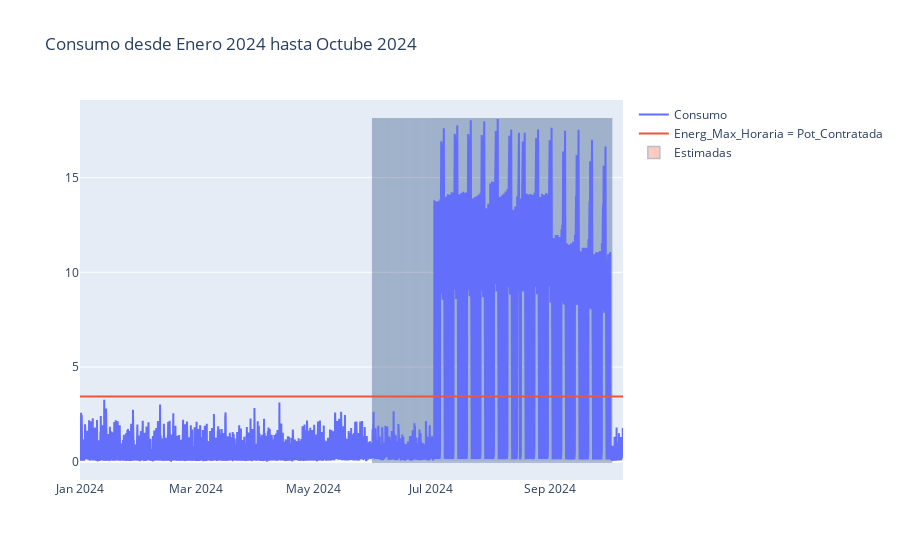

Notebook cell for this chart:
### Code cell
import numpy as np
fig = go.Figure()
fig.add_traces(
    [
        go.Scatter(
            x = df.index,
            y = df.consumo_kWh,
            name='Consumo'               
        ),
        go.Scatter(
            x = df.index,
            y = df.Pot_Contratada,
            name='Energ_Max_Horaria = Pot_Contratada'               
        ),
        go.Bar(
            x = df.loc[df['metodoObtencion'] == 'Estimada'].index,
            y = df.loc[df['metodoObtencion'] == 'Estimada'].consumo_kWh.max() * np.ones(len(df.loc[df['metodoObtencion'] == 'Estimada'].index)),
            name='Estimadas',
            marker_color='rgb(255, 87, 51)', 
            marker_line_color='rgb(8,48,107)',
            marker_line_width=1.5, 
            opacity=0.3

        )
    ]
    
)
fig.update_layout(
    title='Consumo desde Enero 2024 hasta Octube 2024'
)
fig.show()

### Figure 1 — Plotly figure (JSON) as saved in the notebook; plotly's stock layout.template omitted (floating-point values rounded to 4 significant figures; data arrays with more than 128 entries replaced by an {"elided": "..."} marker saying what was removed)
{"data": [{"name": "Consumo", "type": "scatter", "x": {"elided": "6767 str values"}, "y": {"elided": "6767 float values"}}, {"name": "Energ_Max_Horaria = Pot_Contratada", "type": "scatter", "x": {"elided": "6767 str values"}, "y": {"elided": "6767 float values"}}, {"marker": {"color": "rgb(255, 87, 51)", "line": {"color": "rgb(8,48,107)", "width": 1.5}}, "name": "Estimadas", "opacity": 0.3, "type": "bar", "x": {"elided": "2624 str values"}, "y": {"elided": "2624 float values"}}], "layout": {"title": {"text": "Consumo desde Enero 2024 hasta Octube 2024"}}}
